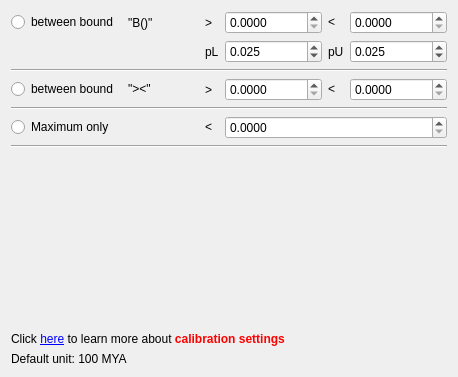
     <widget class="QWidget" name="tab_3">
      <attribute name="title">
       <string>MCMCtree root node</string>
      </attribute>
      <layout class="QVBoxLayout" name="verticalLayout_4">
       <item>
        <layout class="QVBoxLayout" name="verticalLayout_3">
         <item>
          <layout class="QGridLayout" name="gridLayout_3">
           <item row="0" column="0">
            <widget class="QRadioButton" name="radioButton_14">
             <property name="sizePolicy">
              <sizepolicy hsizetype="Expanding" vsizetype="Fixed">
               <horstretch>0</horstretch>
               <verstretch>0</verstretch>
              </sizepolicy>
             </property>
             <property name="text">
              <string>between bound </string>
             </property>
             <property name="checkable">
              <bool>true</bool>
             </property>
             <property name="checked">
              <bool>false</bool>
             </property>
            </widget>
           </item>
           <item row="0" column="1">
            <widget class="QLabel" name="label_22">
             <property name="text">
              <string>&quot;B()&quot;</string>
             </property>
            </widget>
           </item>
           <item row="0" column="2">
            <spacer name="horizontalSpacer_2">
             <property name="orientation">
              <enum>Qt::Horizontal</enum>
             </property>
             <property name="sizeHint" stdset="0">
              <size>
               <width>40</width>
               <height>20</height>
              </size>
             </property>
            </spacer>
           </item>
           <item row="0" column="3" colspan="2">
            <widget class="QLabel" name="label_27">
             <property name="sizePolicy">
              <sizepolicy hsizetype="Expanding" vsizetype="Preferred">
               <horstretch>0</horstretch>
               <verstretch>0</verstretch>
              </sizepolicy>
             </property>
             <property name="text">
              <string>&gt;</string>
             </property>
            </widget>
           </item>
           <item row="0" column="5" colspan="2">
            <widget class="QDoubleSpinBox" name="doubleSpinBox_13">
             <property name="sizePolicy">
              <sizepolicy hsizetype="Expanding" vsizetype="Fixed">
               <horstretch>0</horstretch>
               <verstretch>0</verstretch>
              </sizepolicy>
             </property>
             <property name="decimals">
              <number>4</number>
             </property>
             <property name="maximum">
              <double>9999999.000000000000000</double>
             </property>
             <property name="singleStep">
              <double>0.000100000000000</double>
             </property>
            </widget>
           </item>
           <item row="0" column="7">
            <widget class="QLabel" name="label_6">
             <property name="sizePolicy">
              <sizepolicy hsizetype="Expanding" vsizetype="Preferred">
               <horstretch>0</horstretch>
               <verstretch>0</verstretch>
              </sizepolicy>
             </property>
             <property name="text">
              <string>&lt;</string>
             </property>
            </widget>
           </item>
           <item row="0" column="8">
            <widget class="QDoubleSpinBox" name="doubleSpinBox_15">
             <property name="sizePolicy">
              <sizepolicy hsizetype="Expanding" vsizetype="Fixed">
               <horstretch>0</horstretch>
               <verstretch>0</verstretch>
              </sizepolicy>
             </property>
             <property name="decimals">
              <number>4</number>
             </property>
             <property name="maximum">
              <double>9999999.000000000000000</double>
             </property>
             <property name="singleStep">
              <double>0.000100000000000</double>
             </property>
            </widget>
           </item>
           <item row="1" column="3" colspan="2">
            <widget class="QLabel" name="label_10">
             <property name="sizePolicy">
              <sizepolicy hsizetype="Expanding" vsizetype="Preferred">
               <horstretch>0</horstretch>
               <verstretch>0</verstretch>
              </sizepolicy>
             </property>
             <property name="text">
              <string>pL</string>
             </property>
            </widget>
           </item>
           <item row="1" column="5" colspan="2">
            <widget class="QDoubleSpinBox" name="doubleSpinBox_12">
             <property name="sizePolicy">
              <sizepolicy hsizetype="Expanding" vsizetype="Fixed">
               <horstretch>0</horstretch>
               <verstretch>0</verstretch>
              </sizepolicy>
             </property>
             <property name="decimals">
              <number>3</number>
             </property>
             <property name="minimum">
              <double>0.001000000000000</double>
             </property>
             <property name="maximum">
              <double>9999999.000000000000000</double>
             </property>
             <property name="value">
              <double>0.025000000000000</double>
             </property>
            </widget>
           </item>
           <item row="1" column="7">
            <widget class="QLabel" name="label_24">
             <property name="sizePolicy">
              <sizepolicy hsizetype="Expanding" vsizetype="Preferred">
               <horstretch>0</horstretch>
               <verstretch>0</verstretch>
              </sizepolicy>
             </property>
             <property name="text">
              <string>pU</string>
             </property>
            </widget>
           </item>
           <item row="1" column="8">
            <widget class="QDoubleSpinBox" name="doubleSpinBox_16">
             <property name="sizePolicy">
              <sizepolicy hsizetype="Expanding" vsizetype="Fixed">
               <horstretch>0</horstretch>
               <verstretch>0</verstretch>
              </sizepolicy>
             </property>
             <property name="decimals">
              <number>3</number>
             </property>
             <property name="minimum">
              <double>0.001000000000000</double>
             </property>
             <property name="maximum">
              <double>9999999.000000000000000</double>
             </property>
             <property name="value">
              <double>0.025000000000000</double>
             </property>
            </widget>
           </item>
           <item row="2" column="0" colspan="9">
            <widget class="Line" name="line_9">
             <property name="sizePolicy">
              <sizepolicy hsizetype="Expanding" vsizetype="Fixed">
               <horstretch>0</horstretch>
               <verstretch>0</verstretch>
              </sizepolicy>
             </property>
             <property name="orientation">
              <enum>Qt::Horizontal</enum>
             </property>
            </widget>
           </item>
           <item row="3" column="0" rowspan="2">
            <widget class="QRadioButton" name="radioButton_12">
             <property name="sizePolicy">
              <sizepolicy hsizetype="Expanding" vsizetype="Fixed">
               <horstretch>0</horstretch>
               <verstretch>0</verstretch>
              </sizepolicy>
             </property>
             <property name="text">
              <string>between bound </string>
             </property>
            </widget>
           </item>
           <item row="5" column="0" colspan="9">
            <widget class="Line" name="line_7">
             <property name="sizePolicy">
              <sizepolicy hsizetype="Expanding" vsizetype="Fixed">
               <horstretch>0</horstretch>
               <verstretch>0</verstretch>
              </sizepolicy>
             </property>
             <property name="orientation">
              <enum>Qt::Horizontal</enum>
             </property>
            </widget>
           </item>
           <item row="6" column="0" rowspan="2">
            <widget class="QRadioButton" name="radioButton_15">
             <property name="sizePolicy">
              <sizepolicy hsizetype="Expanding" vsizetype="Fixed">
               <horstretch>0</horstretch>
               <verstretch>0</verstretch>
              </sizepolicy>
             </property>
             <property name="text">
              <string>Maximum only</string>
             </property>
            </widget>
           </item>
           <item row="8" column="0" colspan="9">
            <widget class="Line" name="line_8">
             <property name="sizePolicy">
              <sizepolicy hsizetype="Expanding" vsizetype="Fixed">
               <horstretch>0</horstretch>
               <verstretch>0</verstretch>
              </sizepolicy>
             </property>
             <property name="orientation">
              <enum>Qt::Horizontal</enum>
             </property>
            </widget>
           </item>
           <item row="3" column="1" rowspan="2">
            <widget class="QLabel" name="label_25">
             <property name="text">
              <string>&quot;&gt;&lt;&quot;</string>
             </property>
            </widget>
           </item>
           <item row="3" column="5" rowspan="2" colspan="2">
            <widget class="QDoubleSpinBox" name="doubleSpinBox_11">
             <property name="sizePolicy">
              <sizepolicy hsizetype="Expanding" vsizetype="Fixed">
               <horstretch>0</horstretch>
               <verstretch>0</verstretch>
              </sizepolicy>
             </property>
             <property name="decimals">
              <number>4</number>
             </property>
             <property name="maximum">
              <double>9999999.000000000000000</double>
             </property>
             <property name="singleStep">
              <double>0.000100000000000</double>
             </property>
            </widget>
           </item>
           <item row="3" column="8" rowspan="2">
            <widget class="QDoubleSpinBox" name="doubleSpinBox_14">
             <property name="sizePolicy">
              <sizepolicy hsizetype="Expanding" vsizetype="Fixed">
               <horstretch>0</horstretch>
               <verstretch>0</verstretch>
              </sizepolicy>
             </property>
             <property name="decimals">
              <number>4</number>
             </property>
             <property name="maximum">
              <double>9999999.000000000000000</double>
             </property>
             <property name="singleStep">
              <double>0.000100000000000</double>
             </property>
            </widget>
           </item>
           <item row="3" column="3" rowspan="2" colspan="2">
            <widget class="QLabel" name="label_28">
             <property name="sizePolicy">
              <sizepolicy hsizetype="Expanding" vsizetype="Preferred">
               <horstretch>0</horstretch>
               <verstretch>0</verstretch>
              </sizepolicy>
             </property>
             <property name="text">
              <string>&gt;</string>
             </property>
            </widget>
           </item>
           <item row="3" column="7" rowspan="2">
            <widget class="QLabel" name="label_23">
             <property name="sizePolicy">
              <sizepolicy hsizetype="Expanding" vsizetype="Preferred">
               <horstretch>0</horstretch>
               <verstretch>0</verstretch>
              </sizepolicy>
             </property>
             <property name="text">
              <string>&lt;</string>
             </property>
            </widget>
           </item>
           <item row="6" column="5" rowspan="2" colspan="4">
            <widget class="QDoubleSpinBox" name="doubleSpinBox_19">
             <property name="sizePolicy">
              <sizepolicy hsizetype="Expanding" vsizetype="Fixed">
               <horstretch>0</horstretch>
               <verstretch>0</verstretch>
              </sizepolicy>
             </property>
             <property name="decimals">
              <number>4</number>
             </property>
             <property name="maximum">
              <double>9999999.000000000000000</double>
             </property>
             <property name="singleStep">
              <double>0.000100000000000</double>
             </property>
            </widget>
           </item>
           <item row="6" column="3" rowspan="2" colspan="2">
            <widget class="QLabel" name="label_15">
             <property name="sizePolicy">
              <sizepolicy hsizetype="Expanding" vsizetype="Preferred">
               <horstretch>0</horstretch>
               <verstretch>0</verstretch>
              </sizepolicy>
             </property>
             <property name="text">
              <string>&lt;</string>
             </property>
            </widget>
           </item>
          </layout>
         </item>
         <item>
          <spacer name="verticalSpacer_2">
           <property name="orientation">
            <enum>Qt::Vertical</enum>
           </property>
           <property name="sizeHint" stdset="0">
            <size>
             <width>20</width>
             <height>178</height>
            </size>
           </property>
          </spacer>
         </item>
         <item>
          <widget class="QLabel" name="label_33">
           <property name="text">
            <string>&lt;html&gt;&lt;head/&gt;&lt;body&gt;&lt;p&gt;Click &lt;a href=&quot;http://abacus.gene.ucl.ac.uk/software/MCMCtree.Tutorials.pdf&quot;&gt;&lt;span style=&quot; text-decoration: underline; color:#0000ff;&quot;&gt;here&lt;/span&gt;&lt;/a&gt; to learn more about &lt;span style=&quot; font-weight:600; color:#ff0000;&quot;&gt;calibration settings&lt;/span&gt;&lt;/p&gt;&lt;/body&gt;&lt;/html&gt;</string>
           </property>
           <property name="openExternalLinks">
            <bool>true</bool>
           </property>
          </widget>
         </item>
         <item>
          <widget class="QLabel" name="label_34">
           <property name="text">
            <string>Default unit: 100 MYA</string>
           </property>
          </widget>
         </item>
        </layout>
       </item>
      </layout>
     </widget>
